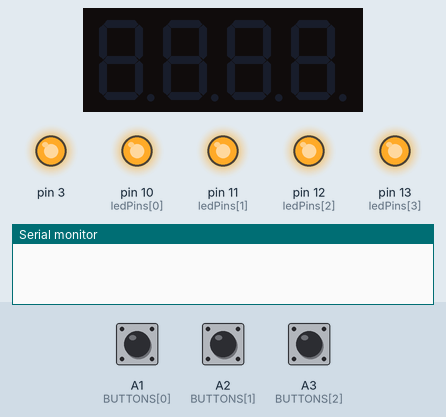
Bench run of a sketch on a simulated Arduino Uno, built with avr-gcc and run on an emulated ATmega328P. Shown: 4-digit seven-segment display, output pins drawn as LEDs (lit = HIGH), the last lines printed to the serial monitor. The inputs (shaded band) are chosen by the test bench; at power-on: A1 (BUTTONS[0]) HIGH, A2 (BUTTONS[1]) HIGH, A3 (BUTTONS[2]) HIGH.

Above: at 1.2 s.
1.3 s: A1 (BUTTONS[0]) pulled LOW for 0.15 s
At 1.9 s:
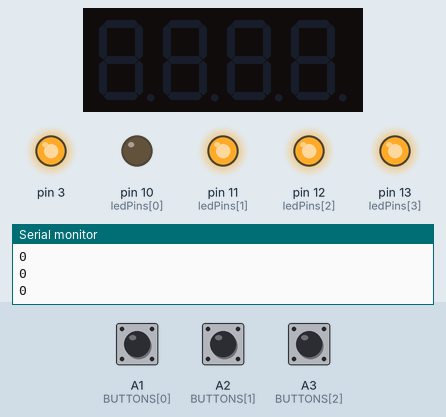
2.9 s: A1 (BUTTONS[0]) pulled LOW for 1 s
At 4.4 s:
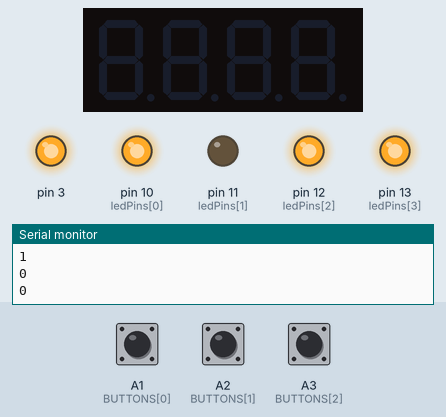
5.4 s: A2 (BUTTONS[1]) pulled LOW for 0.15 s
At 6.2 s:
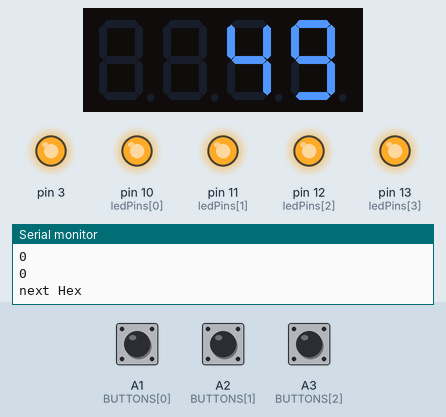
7.0 s: A3 (BUTTONS[2]) pulled LOW for 0.15 s
8.6 s: A1 (BUTTONS[0]) pulled LOW for 0.15 s
At 9.9 s:
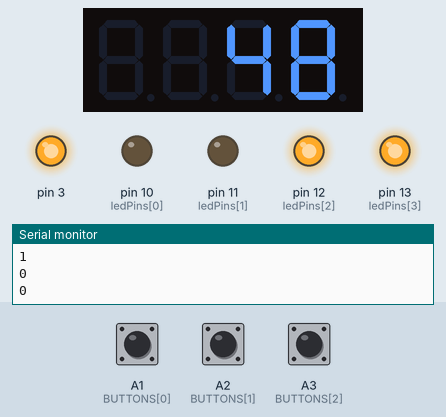
10.2 s: A1 (BUTTONS[0]) pulled LOW for 3.2 s
At 14.0 s:
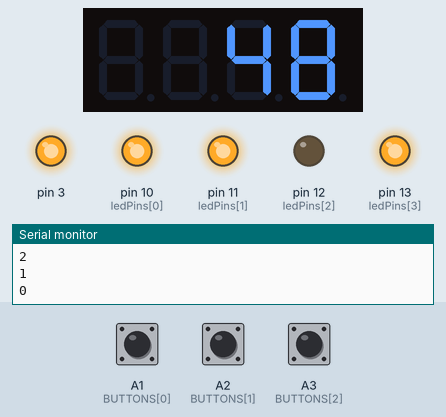
Timing chart, 0 to 15.5 s (numbered marks = the images above; inputs shaded):
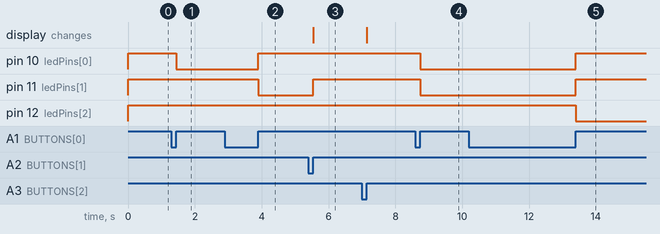

Measured:
- after the input at 1.3 s, pin 10 (ledPins[0]): HIGH → LOW after 0.15 s
- after the input at 2.9 s, pin 10 (ledPins[0]): LOW → HIGH after 1.0 s; pin 11 (ledPins[1]): HIGH → LOW after 1.0 s
- after the input at 5.4 s, pin 11 (ledPins[1]): LOW → HIGH after 0.15 s; the display: changes after 0.15 s (image 3)
- after the input at 8.6 s, pin 10 (ledPins[0]), pin 11 (ledPins[1]): HIGH → LOW after 0.15 s
- after the input at 10.2 s, pin 10 (ledPins[0]), pin 11 (ledPins[1]): LOW → HIGH after 3.2 s; pin 12 (ledPins[2]): HIGH → LOW after 3.2 s

The sketch:

opdracht1b.ino
```cpp
/*Huub van Holsteijn 27 november 2018*/
#include <TimerOne.h>
#include <Wire.h>
#include <MultiFuncShield.h>

const int D1 = 13;
const int D4 = 10;

int sizeButtons = 3;
const int BUTTONS[] = {A1, A2, A3};
int lastButtonState[] = {HIGH, HIGH, HIGH};
bool buttonState = LOW;

int hexIndex = 0;
int binaryIndex = 0;

const char HEXDIGITS[] = {'0','1','2','3','4','5','6','7','8','9','A','B','C','D', 'E','F'};

int sizeLedPins = 4;
int ledPins[] = {
 10, 11, 12, 13
};

void setup() {
  Serial.begin(9600);

  Timer1.initialize();
  MFS.initialize(&Timer1);    // initialize multi-function shield library

  for (int i = 0; i < sizeLedPins; i++) {
    pinMode(ledPins[i], OUTPUT);
  }
}

void loop() {
  // put your main code here, to run repeatedly:
  countClick();
}


void countClick(){
  for(int i = 0; i < sizeButtons; i++){
    buttonState = digitalRead(BUTTONS[i]);
    if (buttonState != lastButtonState[i]) {
      if (buttonState == HIGH) {
        runButtonFunction(BUTTONS[i]);
      }
      delay(50);                                     //Small delay for debouncing
    }
    lastButtonState[i] = buttonState;
  }
}

void runButtonFunction(int button){
  switch(button){
    case A1:
      nextBinary();
      decimalToBinary(binaryIndex);
    break;
    case A2:
      nextHex();
      displayHex(hexIndex);
      break;
    case A3:
      prevHex();
      displayHex(hexIndex);
      break;
  }
}

void nextBinary(){
  Serial.println("next binary");
  if(binaryIndex <= 15){
    binaryIndex++;
  }else{
    binaryIndex = 0;
  }
}

void decimalToBinary(int n){
    int temp;
    for(int i = 0; i <= 3; i++){
      temp = n >> i;                    // Binary Right Shift Operator. The left is an operator, the iterator (i) will be the number of bits that will be moved to the right on the bits of the operator.
      Serial.println(temp);
      boolean bitd = temp & 1;          // binair getal en operator kopieren een bit naar het resultaat, wanneer het bit bestaat
      //Binary AND Operator copies a bit to the result if it exists in both operands.
      digitalWrite(i + 10, !bitd);
    }
    Serial.println();
}
/*
 * Sources: https://www.programmingsimplified.com/c/source-code/c-program-convert-decimal-to-binary Subtitle: C program to convert decimal to binary
 * Led en display aansturen, Network en System Engineering reader, The Hague University
 */


void nextHex(){
 Serial.println("next Hex");
  if(hexIndex < 15){
    hexIndex++;
  }else{
    hexIndex = 0;
  }
}

void prevHex(){
 Serial.println("previous Hex");
  if(hexIndex > 0){
    hexIndex--;
  }else{
    hexIndex = 15;
  }
}


void displayHex(int n){
  MFS.write(HEXDIGITS[n],0);
}
```
